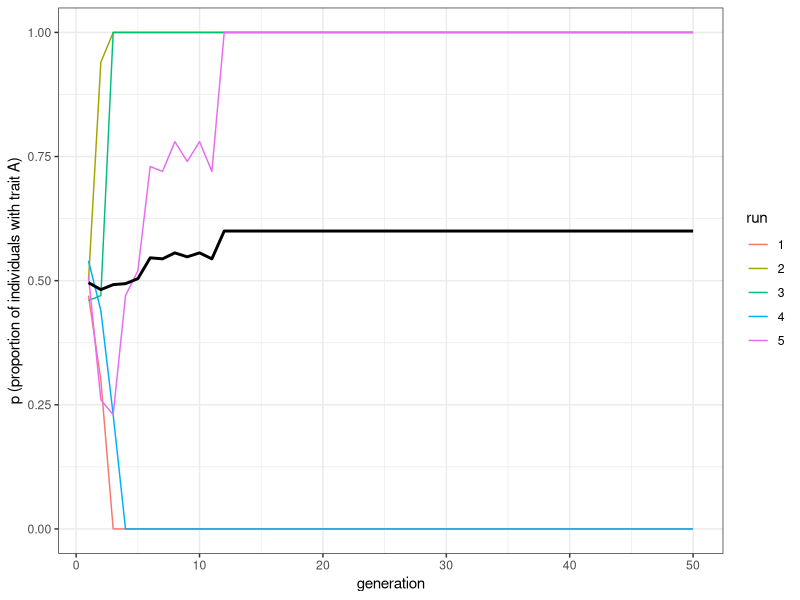
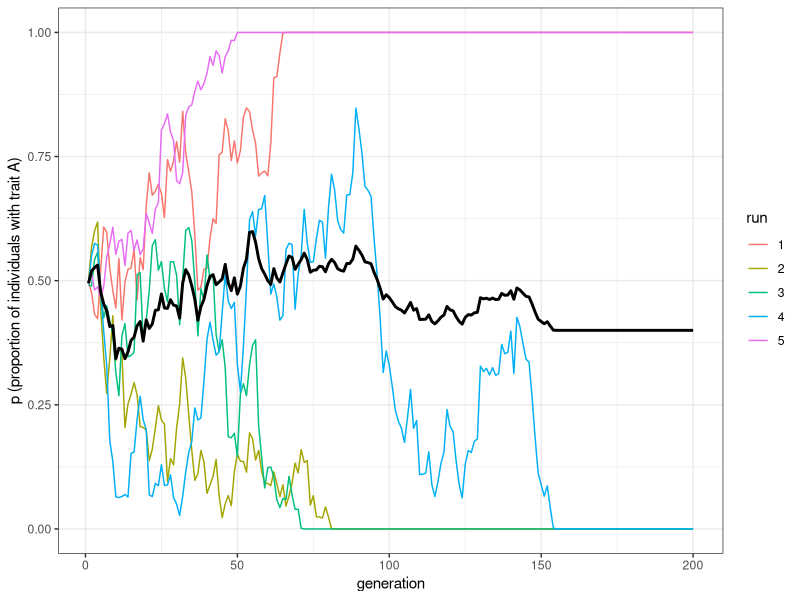
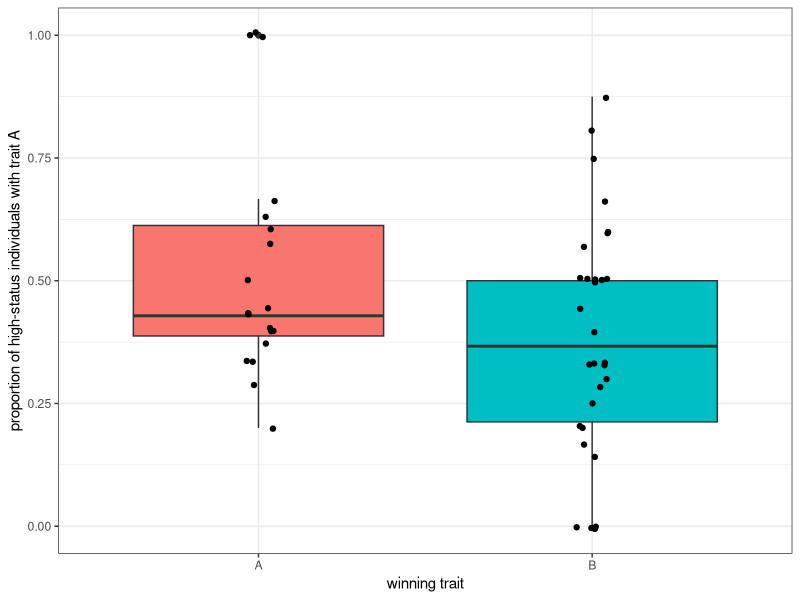
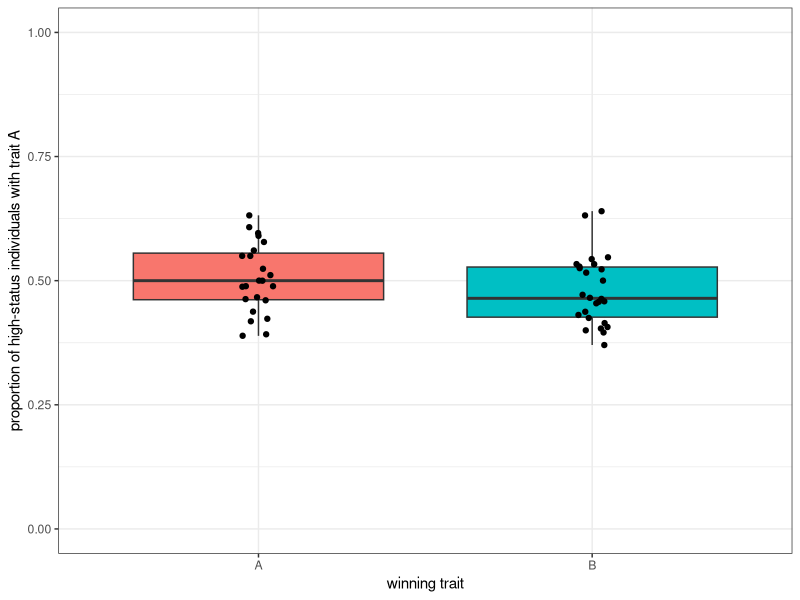

Reproduce these figures in R, in order.
## ---- chunk 1
library(tidyverse)
set.seed(111)

N <- 100
p_0 <- 0.5
p_s <- 0.05

population <- tibble(trait = sample(c("A", "B"), N, replace = TRUE, prob = c(p_0, 1 - p_0)),
                     status = sample(c("high", "low"), N, replace = TRUE, prob = c(p_s, 1 - p_s))) 
## ---- chunk 2
population
## ---- chunk 3
p_low <- 0.01

p_demonstrator <- rep(1,N)
p_demonstrator[population$status == "low"] <- p_low

## ---- chunk 4
if(sum(p_demonstrator) > 0){
  
  demonstrator_index <- sample (N, prob = p_demonstrator, replace = TRUE)
  
  population$trait <- population$trait[demonstrator_index]
  
}
## ---- chunk 5
biased_transmission_demonstrator <- function(N, p_0, p_s, p_low, t_max, r_max) {
  
  output <- tibble(generation = rep(1:t_max, r_max), p = as.numeric(rep(NA, t_max * r_max)), run = as.factor(rep(1:r_max, each = t_max)))
  
  for (r in 1:r_max) {
    
    population <- tibble(trait = sample(c("A", "B"), N, replace = TRUE, prob = c(p_0, 1 - p_0)),
                     status = sample(c("high", "low"), N, replace = TRUE, prob = c(p_s, 1 - p_s))) 
    
    output[output$generation == 1 & output$run == r, ]$p <- sum(population$trait == "A") / N # add first generation's p for run r
    
    for (t in 2:t_max) {
      
      p_demonstrator <- rep(1,N)
      p_demonstrator[population$status == "low"] <- p_low
      
      if(sum(p_demonstrator) > 0){
        
        demonstrator_index <- sample (N, prob = p_demonstrator, replace = TRUE)
        
        population$trait <- population$trait[demonstrator_index]
      
      }
      output[output$generation == t & output$run == r, ]$p <- sum(population$trait == "A") / N # get p and put it into output slot for this generation t and run r
    }
    
  }
  output # export data from function
}
## ---- chunk 6
plot_multiple_runs <- function(data_model) {
  ggplot(data = data_model, aes(y = p, x = generation)) +
    geom_line(aes(colour = run)) +
    stat_summary(fun.y = mean, geom = "line", size = 1) +
    ylim(c(0, 1)) +
    theme_bw() +
    labs(y = "p (proportion of individuals with trait A)")
}
## ---- chunk 7
data_model <- biased_transmission_demonstrator(N = 100, p_s = 0.05, p_low=0.0001, p_0 = 0.5, t_max = 50, r_max = 5)
plot_multiple_runs(data_model)
## ---- chunk 8
data_model <- biased_transmission_demonstrator(N = 10000, p_s = 0.005, p_low=0.0001, p_0 = 0.5, t_max = 200, r_max = 5)
plot_multiple_runs(data_model)
## ---- chunk 9
biased_transmission_demonstrator_2 <- function(N, p_0, p_s, p_low, t_max, r_max) {
  
  output <- tibble(status_A = as.numeric(rep(NA, r_max)), p = as.numeric(rep(NA, r_max)))
  
  for (r in 1:r_max) {
    
    population <- tibble(trait = sample(c("A", "B"), N, replace = TRUE, prob = c(p_0, 1 - p_0)),
                     status = sample(c("high", "low"), N, replace = TRUE, prob = c(p_s, 1 - p_s))) 
    
    output[r, ]$status_A <- sum(population$status == "high" & population$trait == "A") / 
      sum(population$status == "high")
    
    for (t in 2:t_max) {
      
      p_demonstrator <- rep(1,N)
      p_demonstrator[population$status == "low"] <- p_low
      
      if(sum(p_demonstrator) > 0){
        
        demonstrator_index <- sample (N, prob = p_demonstrator, replace = TRUE)
        
        population$trait <- population$trait[demonstrator_index]
      
      }
    }
  output[r, ]$p <- sum(population$trait == "A") / N     
  }
  output # export data from function
}
## ---- chunk 10
set.seed(111)
data_model <- biased_transmission_demonstrator_2(N = 100, p_s = 0.05, p_low=0.0001, p_0 = 0.5, t_max = 50, r_max = 50)
data_model
## ---- chunk 11
data_model <- filter(data_model, p == 1 | p == 0)
data_model$p <- as.character(data_model$p)
data_model[data_model$p==1, ]$p <- "A"
data_model[data_model$p==0, ]$p <- "B"

ggplot(data = data_model, aes(x = p, y = status_A, fill = p)) +
  geom_boxplot() +
  geom_jitter(width = 0.05) +
  labs(y = "proportion of high-status individuals with trait A", 
       x = "winning trait") +
  theme_bw() +
  theme(legend.position = "none") 
## ---- chunk 12
data_model <- biased_transmission_demonstrator_2(N = 10000, p_s = 0.005, p_low=0.0001, p_0 = 0.5, t_max = 200, r_max = 50)

data_model <- filter(data_model, p == 1 | p == 0)
data_model$p <- as.character(data_model$p)
data_model[data_model$p==1, ]$p <- "A"
data_model[data_model$p==0, ]$p <- "B"

ggplot(data = data_model, aes(x = p, y = status_A, fill = p)) +
  geom_boxplot() +
  geom_jitter(width = 0.05) +
  labs(y = "proportion of high-status individuals with trait A", 
       x = "winning trait") +
  ylim(c(0,1)) +
  theme_bw() +
  theme(legend.position = "none") 
